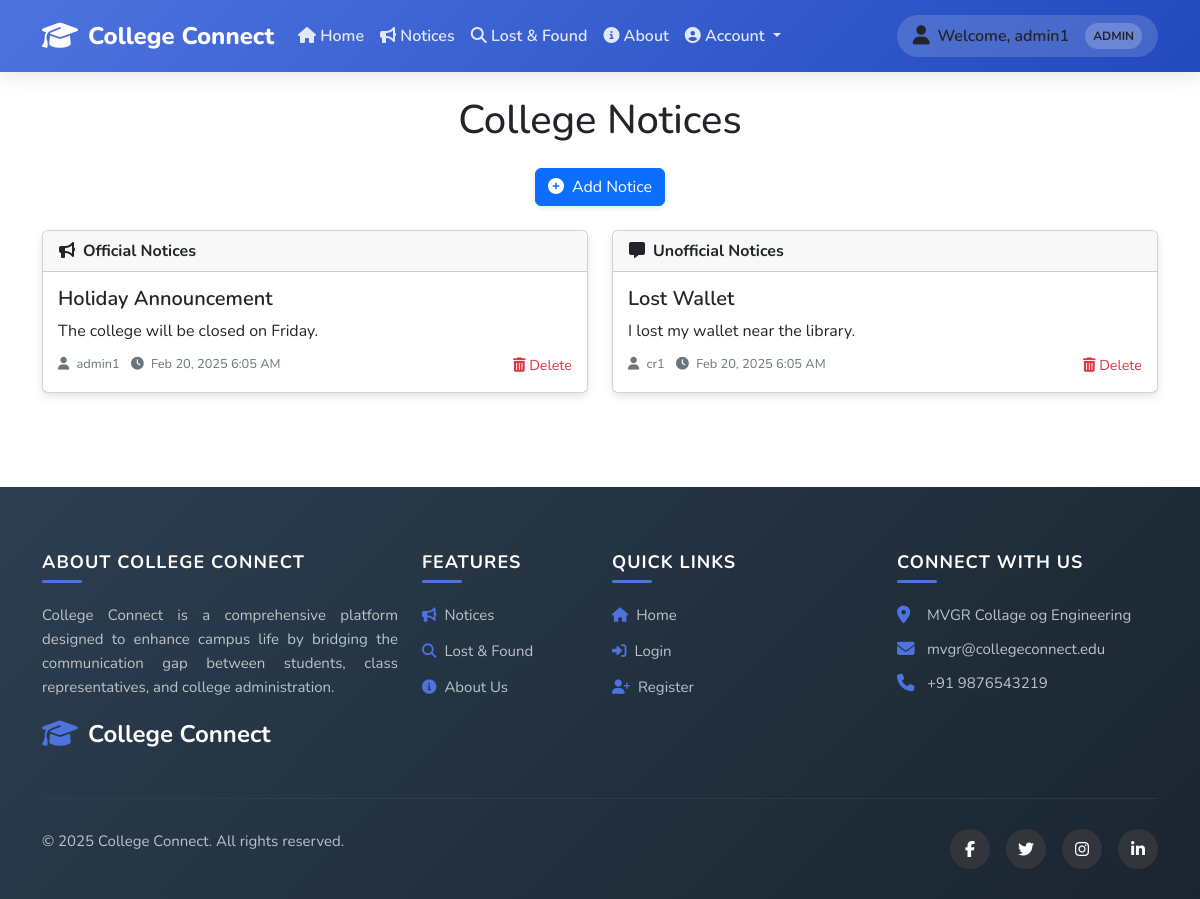
Screenshot of /notices.php (signed in) with the database file from the repository.
### tables this page shows
CREATE TABLE IF NOT EXISTS `notices` (
  `id` int(11) NOT NULL AUTO_INCREMENT,
  `title` varchar(255) NOT NULL,
  `content` text NOT NULL,
  `type` enum('official','unofficial') NOT NULL,
  `created_by` int(11) NOT NULL,
  `created_at` timestamp NOT NULL DEFAULT current_timestamp(),
  PRIMARY KEY (`id`),
  KEY `created_by` (`created_by`),
  FULLTEXT KEY `title_content` (`title`, `content`)
);

CREATE TABLE IF NOT EXISTS `users` (
  `id` int(11) NOT NULL AUTO_INCREMENT,
  `username` varchar(50) NOT NULL,
  `password` varchar(255) NOT NULL,
  `role` enum('admin','class_representative','regular_user') NOT NULL,
  `contact` varchar(20) DEFAULT NULL,
  `created_at` timestamp NOT NULL DEFAULT current_timestamp(),
  PRIMARY KEY (`id`)
);

### notices.php (the view, shortened to what this page needs)
<?php
include('includes/db_connect.php');
$role = $_SESSION['role'] ?? 'regular_user';
$official_notices = [];
$sql = "SELECT notices.*, users.username FROM notices
        JOIN users ON notices.created_by = users.id
        WHERE type = 'official'
        ORDER BY created_at DESC";
$result = $conn->query($sql);
if ($result && $result->num_rows > 0) {
    while ($row = $result->fetch_assoc()) {
        $official_notices[] = $row;
    }
}
$unofficial_notices = [];
$sql = "SELECT notices.*, users.username FROM notices
        JOIN users ON notices.created_by = users.id
        WHERE type = 'unofficial'
        ORDER BY created_at DESC";
$result = $conn->query($sql);
if ($result && $result->num_rows > 0) {
    while ($row = $result->fetch_assoc()) {
        $unofficial_notices[] = $row;
    }
}
?>
<!DOCTYPE html>
<html lang="en">
<head>
    <link rel="stylesheet" href="https://stackpath.bootstrapcdn.com/bootstrap/4.5.2/css/bootstrap.min.css">
    <link rel="stylesheet" href="https://cdnjs.cloudflare.com/ajax/libs/font-awesome/5.15.3/css/all.min.css">
</head>
<body>
    <?php include('includes/header.php'); ?>
    <div class="container py-4">
        <h1 class="text-center mb-4">College Notices</h1>
        <?php if ($role === 'admin' || $role === 'class_representative'): ?>
            <div class="text-center mb-4">
                <button id="add-notice-btn" class="btn btn-primary btn-add">
                    <i class="fas fa-plus-circle mr-2"></i>Add Notice
                </button>
            </div>
        <?php endif; ?>
        <div class="row">
            <div class="col-md-6">
                <div class="card">
                    <div class="card-header official-header">
                        <i class="fas fa-bullhorn mr-2"></i>Official Notices
                    </div>
                    <div class="card-body p-0">
                        <?php if (count($official_notices) > 0): ?>
                            <?php foreach ($official_notices as $notice): ?>
                                <div class="notice-item">
                                    <h5 class="notice-title"><?php echo htmlspecialchars($notice['title']); ?></h5>
                                    <div class="notice-content"><?php echo nl2br(htmlspecialchars($notice['content'])); ?></div>
                                    <div class="d-flex justify-content-between align-items-center">
                                        <div class="notice-meta">
                                            <i class="fas fa-user mr-1"></i> <?php echo htmlspecialchars($notice['username']); ?>
                                            <i class="fas fa-clock ml-2 mr-1"></i> <?php echo date('M d, Y g:i A', strtotime($notice['created_at'])); ?>
                                        </div>
                                        <?php if ($role === 'admin'): ?>
                                            <form method="POST" action="" class="d-inline">
                                                <button type="submit" name="delete_notice" class="delete-btn"
                                                        onclick="return confirm('Are you sure you want to delete this notice?');">
                                                    <i class="fas fa-trash-alt"></i> Delete
                                                </button>
                                            </form>
                                        <?php endif; ?>
                                    </div>
                                </div>
                            <?php endforeach; ?>
                        <?php else: ?>
                            <div class="p-4 text-center text-muted">
                                <i class="fas fa-info-circle mr-2"></i>No official notices found.
                            </div>
                        <?php endif; ?>
                    </div>
                </div>
            </div>
            <div class="col-md-6">
                <div class="card">
                    <div class="card-header unofficial-header">
                        <i class="fas fa-comment-alt mr-2"></i>Unofficial Notices
                    </div>
                    <div class="card-body p-0">
                        <?php if (count($unofficial_notices) > 0): ?>
                            <?php foreach ($unofficial_notices as $notice): ?>
                                <div class="notice-item">
                                    <h5 class="notice-title"><?php echo htmlspecialchars($notice['title']); ?></h5>
                                    <div class="notice-content"><?php echo nl2br(htmlspecialchars($notice['content'])); ?></div>
                                    <div class="d-flex justify-content-between align-items-center">
                                        <div class="notice-meta">
                                            <i class="fas fa-user mr-1"></i> <?php echo htmlspecialchars($notice['username']); ?>
                                            <i class="fas fa-clock ml-2 mr-1"></i> <?php echo date('M d, Y g:i A', strtotime($notice['created_at'])); ?>
                                        </div>
                                        <?php if ($role === 'admin'): ?>
                                            <form method="POST" action="" class="d-inline">
                                                <button type="submit" name="delete_notice" class="delete-btn"
                                                        onclick="return confirm('Are you sure you want to delete this notice?');">
                                                    <i class="fas fa-trash-alt"></i> Delete
                                                </button>
                                            </form>
                                        <?php endif; ?>
                                    </div>
                                </div>
                            <?php endforeach; ?>
                        <?php else: ?>
                            <div class="p-4 text-center text-muted">
                                <i class="fas fa-info-circle mr-2"></i>No unofficial notices found.
                            </div>
                        <?php endif; ?>
                    </div>
                </div>
            </div>
        </div>
    </div>
    <?php include('includes/footer.php'); ?>
</body>
</html>

### notices.php (style rules this page uses)
.card { margin-bottom: 20px; border: none; border-radius: 10px; box-shadow: 0 4px 8px rgba(0, 0, 0, 0.1); transition: transform 0.3s ease; }
.card-header { border-radius: 10px 10px 0 0 !important; font-weight: bold; }
.official-header { background-color: #e3f2fd; color: #0d47a1; }
.unofficial-header { background-color: #f5f5f5; color: #424242; }
.notice-item { border-bottom: 1px solid #eee; padding: 15px; transition: background-color 0.2s ease; }
.notice-item:last-child { border-bottom: none; }
.notice-title { font-weight: 600; margin-bottom: 8px; }
.notice-content { margin-bottom: 10px; white-space: pre-line; }
.notice-meta { font-size: 0.8rem; color: #6c757d; }
.btn-add { border-radius: 30px; padding: 8px 25px; font-weight: 600; box-shadow: 0 2px 5px rgba(0, 0, 0, 0.1); }
.delete-btn { color: #dc3545; background: none; border: none; cursor: pointer; padding: 0; font-size: 0.9rem; }

### header.php (style rules this page uses)
:root { --primary-color: #4e73df; --primary-dark: #2e59d9; --secondary-color: #f8f9fc; --accent-color: #e74a3b; --text-color: #5a5c69; --light-gray: #f8f9fc; --dark-gray: #5a5c69; --success-color: #1cc88a; }
body { font-family: 'Nunito', sans-serif; min-height: 100vh; display: flex; flex-direction: column; }

### rows the page displays
notices: title "Holiday Announcement", content "The college will be closed on Friday.", created_by.username "admin1", created_at "Feb 20, 2025 6:05 AM"
notices: title "Lost Wallet", content "I lost my wallet near the library.", created_by.username "cr1", created_at "Feb 20, 2025 6:05 AM"

### other values shown
$username "admin1"
